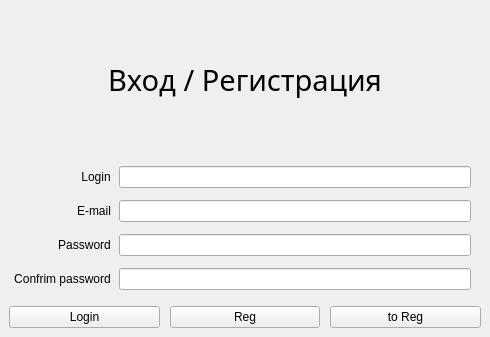
<?xml version="1.0" encoding="UTF-8"?>
<ui version="4.0">
 <class>AuthRegWindow</class>
 <widget class="QMainWindow" name="AuthRegWindow">
  <property name="geometry">
   <rect>
    <x>0</x>
    <y>0</y>
    <width>490</width>
    <height>337</height>
   </rect>
  </property>
  <property name="windowTitle">
   <string>AuthRegWindow</string>
  </property>
  <widget class="QWidget" name="centralwidget">
   <layout class="QHBoxLayout" name="horizontalLayout_2">
    <item>
     <layout class="QVBoxLayout" name="verticalLayout">
      <item>
       <widget class="QLabel" name="title">
        <property name="enabled">
         <bool>true</bool>
        </property>
        <property name="font">
         <font>
          <family>Papyrus</family>
          <pointsize>22</pointsize>
         </font>
        </property>
        <property name="layoutDirection">
         <enum>Qt::LayoutDirection::LeftToRight</enum>
        </property>
        <property name="frameShape">
         <enum>QFrame::Shape::NoFrame</enum>
        </property>
        <property name="text">
         <string>Вход / Регистрация</string>
        </property>
        <property name="alignment">
         <set>Qt::AlignmentFlag::AlignCenter</set>
        </property>
       </widget>
      </item>
      <item>
       <layout class="QFormLayout" name="formLayout">
        <property name="sizeConstraint">
         <enum>QLayout::SizeConstraint::SetNoConstraint</enum>
        </property>
        <property name="labelAlignment">
         <set>Qt::AlignmentFlag::AlignRight|Qt::AlignmentFlag::AlignTrailing|Qt::AlignmentFlag::AlignVCenter</set>
        </property>
        <property name="formAlignment">
         <set>Qt::AlignmentFlag::AlignJustify|Qt::AlignmentFlag::AlignTop</set>
        </property>
        <property name="horizontalSpacing">
         <number>8</number>
        </property>
        <property name="verticalSpacing">
         <number>12</number>
        </property>
        <property name="leftMargin">
         <number>5</number>
        </property>
        <property name="topMargin">
         <number>10</number>
        </property>
        <property name="rightMargin">
         <number>10</number>
        </property>
        <property name="bottomMargin">
         <number>10</number>
        </property>
        <item row="1" column="0">
         <widget class="QLabel" name="loginLabel">
          <property name="text">
           <string>Login</string>
          </property>
          <property name="textFormat">
           <enum>Qt::TextFormat::AutoText</enum>
          </property>
          <property name="alignment">
           <set>Qt::AlignmentFlag::AlignCenter</set>
          </property>
         </widget>
        </item>
        <item row="1" column="1">
         <widget class="QLineEdit" name="loginLine">
          <property name="alignment">
           <set>Qt::AlignmentFlag::AlignCenter</set>
          </property>
         </widget>
        </item>
        <item row="2" column="0">
         <widget class="QLabel" name="emailLabel">
          <property name="text">
           <string>E-mail</string>
          </property>
          <property name="textFormat">
           <enum>Qt::TextFormat::AutoText</enum>
          </property>
          <property name="alignment">
           <set>Qt::AlignmentFlag::AlignCenter</set>
          </property>
         </widget>
        </item>
        <item row="2" column="1">
         <widget class="QLineEdit" name="emailLine">
          <property name="alignment">
           <set>Qt::AlignmentFlag::AlignCenter</set>
          </property>
         </widget>
        </item>
        <item row="3" column="0">
         <widget class="QLabel" name="passwordLabel">
          <property name="text">
           <string>Password</string>
          </property>
          <property name="textFormat">
           <enum>Qt::TextFormat::AutoText</enum>
          </property>
          <property name="alignment">
           <set>Qt::AlignmentFlag::AlignCenter</set>
          </property>
         </widget>
        </item>
        <item row="3" column="1">
         <widget class="QLineEdit" name="passwordLine">
          <property name="alignment">
           <set>Qt::AlignmentFlag::AlignCenter</set>
          </property>
         </widget>
        </item>
        <item row="4" column="0">
         <widget class="QLabel" name="confirmPasswordLabel">
          <property name="text">
           <string>Confrim password</string>
          </property>
          <property name="textFormat">
           <enum>Qt::TextFormat::AutoText</enum>
          </property>
          <property name="alignment">
           <set>Qt::AlignmentFlag::AlignCenter</set>
          </property>
         </widget>
        </item>
        <item row="4" column="1">
         <widget class="QLineEdit" name="confirmPasswordLine">
          <property name="alignment">
           <set>Qt::AlignmentFlag::AlignCenter</set>
          </property>
         </widget>
        </item>
       </layout>
      </item>
      <item>
       <layout class="QHBoxLayout" name="horizontalLayout">
        <property name="spacing">
         <number>10</number>
        </property>
        <item>
         <widget class="QPushButton" name="loginButton">
          <property name="enabled">
           <bool>true</bool>
          </property>
          <property name="maximumSize">
           <size>
            <width>16777215</width>
            <height>16777215</height>
           </size>
          </property>
          <property name="baseSize">
           <size>
            <width>0</width>
            <height>0</height>
           </size>
          </property>
          <property name="text">
           <string>Login</string>
          </property>
          <property name="checkable">
           <bool>false</bool>
          </property>
          <property name="checked">
           <bool>false</bool>
          </property>
         </widget>
        </item>
        <item>
         <widget class="QPushButton" name="regButton">
          <property name="enabled">
           <bool>true</bool>
          </property>
          <property name="text">
           <string>Reg</string>
          </property>
          <property name="checkable">
           <bool>false</bool>
          </property>
          <property name="checked">
           <bool>false</bool>
          </property>
         </widget>
        </item>
        <item>
         <widget class="QPushButton" name="toRegButton">
          <property name="enabled">
           <bool>true</bool>
          </property>
          <property name="text">
           <string>to Reg</string>
          </property>
          <property name="checkable">
           <bool>false</bool>
          </property>
          <property name="checked">
           <bool>false</bool>
          </property>
         </widget>
        </item>
       </layout>
      </item>
     </layout>
    </item>
   </layout>
  </widget>
 </widget>
 <resources/>
 <connections/>
</ui>
